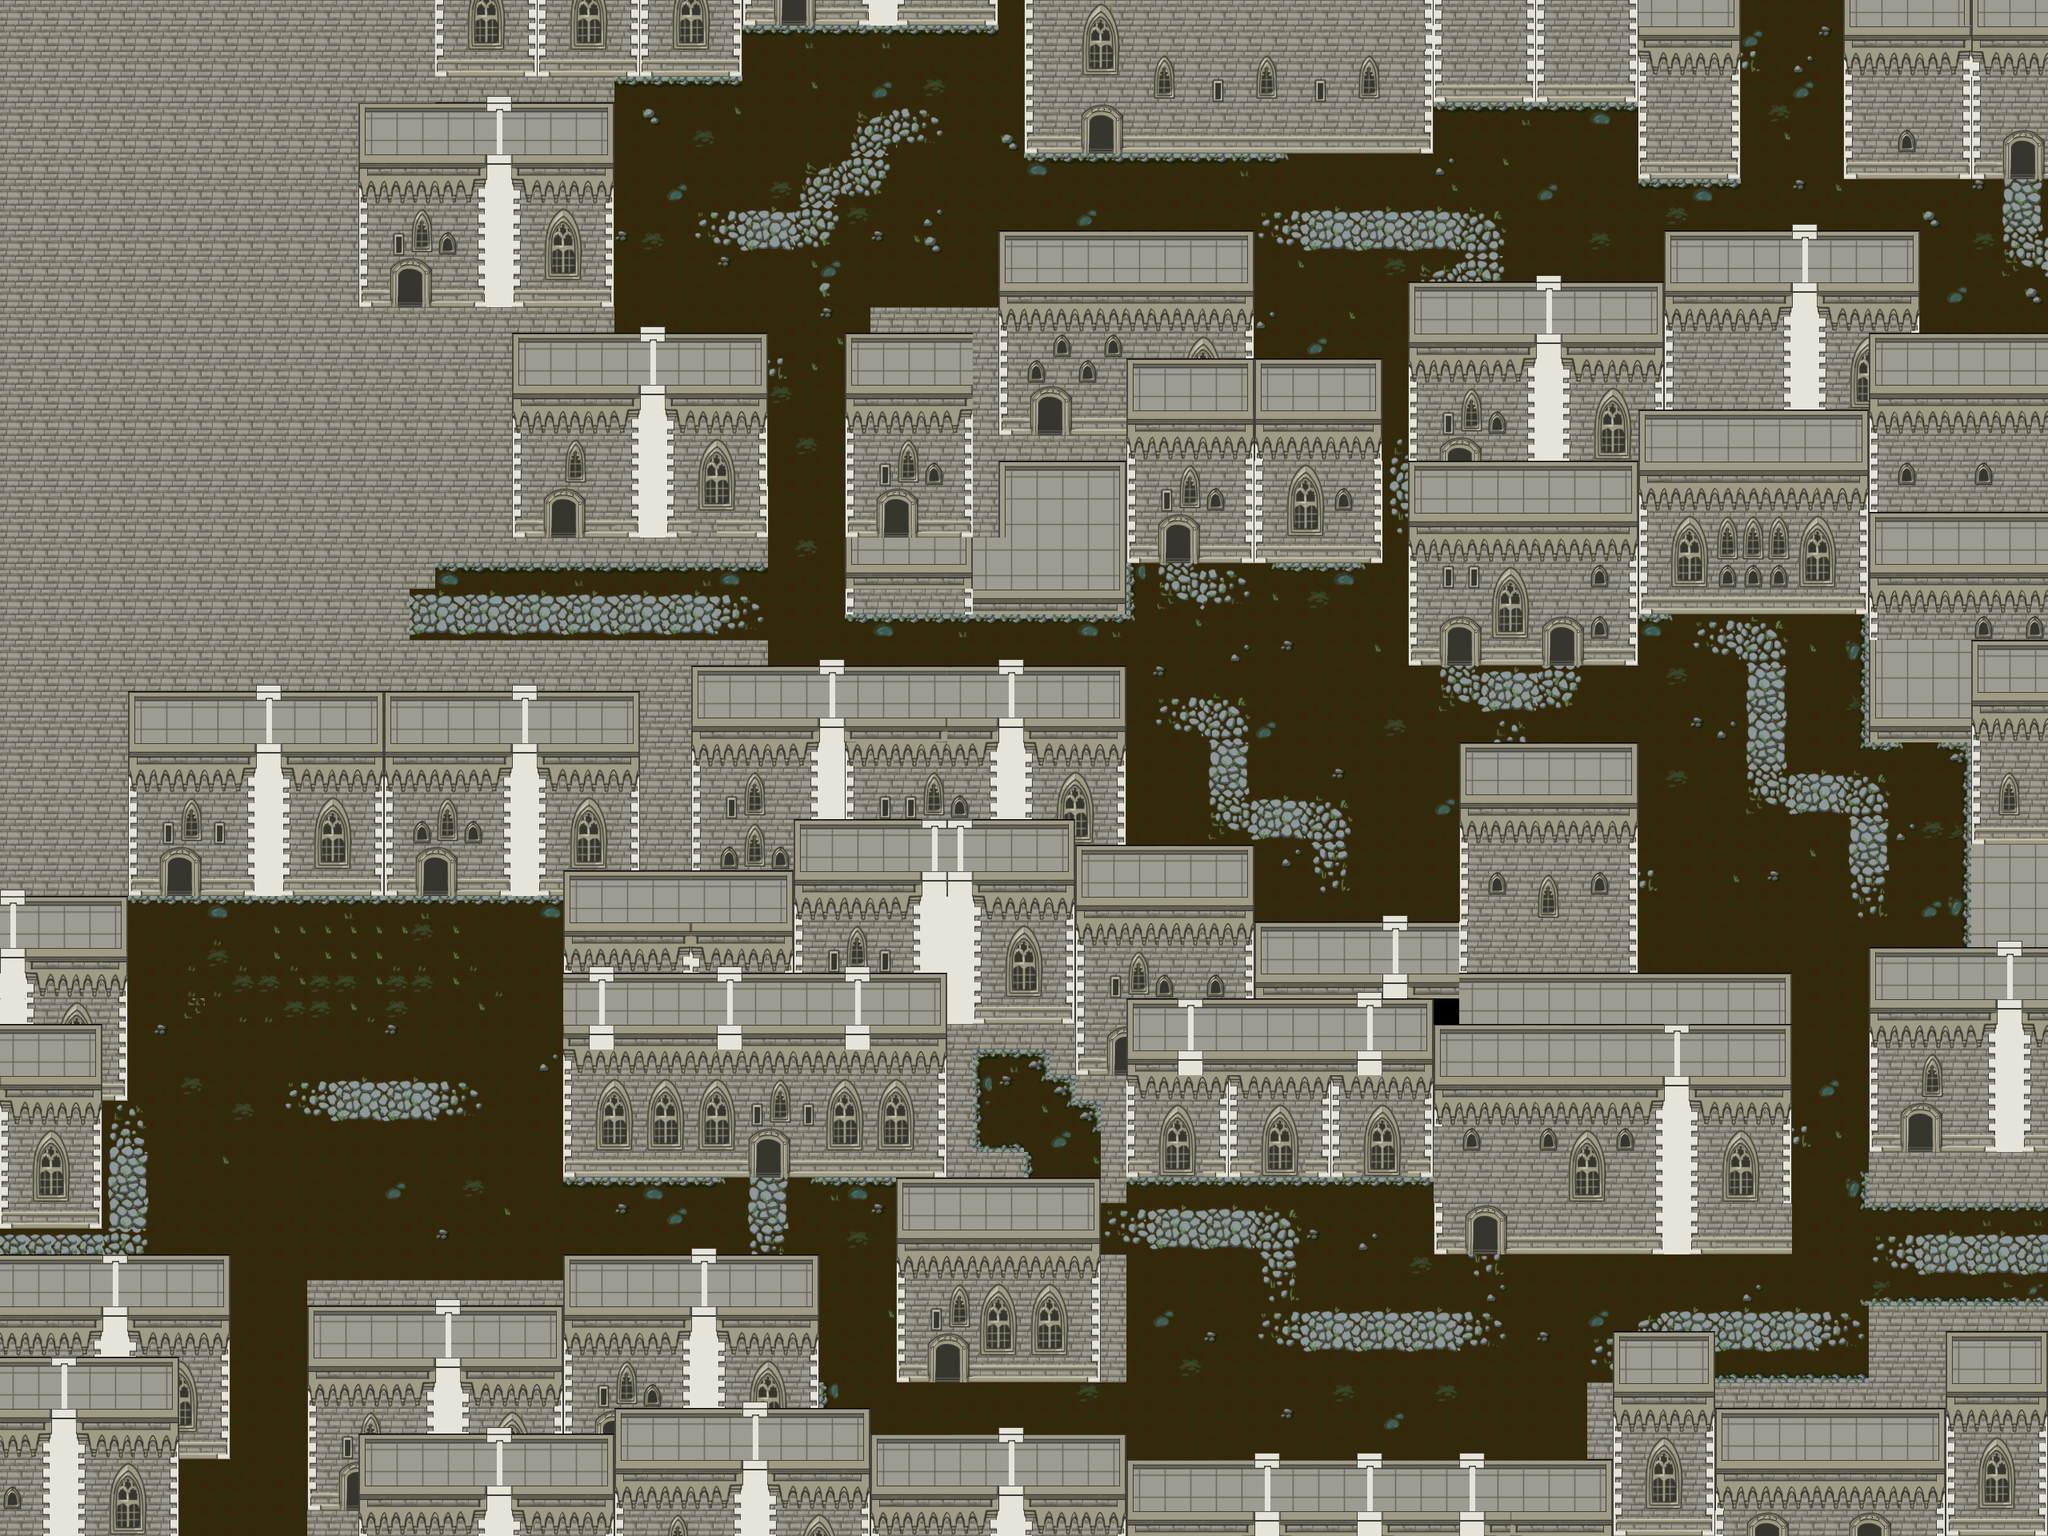

Tiled map render using the project's own tile images. Description and the map definition, with tile-layer contents summarised, below:
An orthogonal 80x60 tile map with 32x32 px tiles, 3 tile layers (Tile Layer 1, Tile Layer 2, Tile Layer 3) and 60 objects.

<map version="1.8" tiledversion="1.8.2" orientation="orthogonal" renderorder="right-down" width="80" height="60" tilewidth="32" tileheight="32" infinite="0" nextlayerid="19" nextobjectid="234">
 <tileset firstgid="1" source="Environment.tsx" />
 <layer id="13" name="Tile Layer 1" width="80" height="60">
  <data>[4800 cells, 1415 non-empty, 93 distinct tile ids]</data>
 </layer>
 <layer id="14" name="Tile Layer 2" width="80" height="60">
  <data>[4800 cells, 2269 non-empty, 116 distinct tile ids]</data>
 </layer>
 <layer id="15" name="Tile Layer 3" width="80" height="60">
  <data>[4800 cells, 1313 non-empty, 93 distinct tile ids]</data>
 </layer>
 <objectgroup id="4" name="rooms">
  <properties>
   <property name="room" type="bool" value="true" />
  </properties>
  <object id="140" x="256" y="1514" width="223" height="19">
   <text wrap="1" color="#aa0000">Use smoke on top of enemies</text>
  </object>
  <object id="141" x="303" y="1534.33" width="123" height="19">
   <text wrap="1" color="#aa0000">to confuse them</text>
  </object>
  <object id="144" x="126.667" y="1189.33" width="676" height="606.667" />
  <object id="147" x="1094.42" y="1446.06" width="964.667" height="469.697" />
  <object id="150" x="1368.32" y="1750.68" width="341.667" height="19">
   <text wrap="1" color="#aa0000">Use gust to push characters away from a point</text>
  </object>
  <object id="208" x="1882" y="758" width="696" height="859.667" />
  <object id="209" x="692" y="-38" width="718" height="784" />
  <object id="210" x="1416" y="-46" width="1188" height="654" />
 </objectgroup>
 <objectgroup id="5" name="hero">
  <properties>
   <property name="hero" type="bool" value="true" />
  </properties>
  <object id="138" x="324" y="1906.67">
   <polyline points="0,0 -6.66667,-161.333 0,-313.333 7.33333,-373.667 230,-347 434.667,-380 742.667,-378.333 745.167,-157.333 1105.33,-149.333 1150.67,-129.333 1164,-96 1441.33,-98.6667 1619.33,-100.666 1627.33,-304 1988,-304.667 1978.67,-521.333 1964,-728 1800,-740 1788,-1016 1524,-1018.67 1408,-1014.67 1293.33,-1061.33 1182.67,-1114.67 949.333,-1116 729.333,-1108 682.667,-1110.67 684,-1269.33 680,-1571.67 769,-1631.67 999,-1649.67 1224,-1646.67 1398,-1644.67 1600,-1638.67 1788,-1648.67 1928,-1658.67 2261.33,-1640" />
  </object>
 </objectgroup>
 <objectgroup id="12" name="gold">
  <properties>
   <property name="gold" type="bool" value="true" />
  </properties>
  <object id="224" x="1150" y="762.666" width="88" height="52.6667" />
 </objectgroup>
 <objectgroup id="10" name="obstacle">
  <properties>
   <property name="obstacle" type="bool" value="true" />
  </properties>
  <object id="187" x="1912" y="834.667" width="88" height="105.333" />
 </objectgroup>
 <objectgroup id="11" name="pickup">
  <properties>
   <property name="pickup" type="bool" value="true" />
  </properties>
  <object id="139" x="297.333" y="1657.33" width="73.3333" height="46.6667">
   <properties>
    <property name="smoke" type="int" value="1" />
   </properties>
  </object>
  <object id="149" x="1050" y="1692" width="56" height="36">
   <properties>
    <property name="wind" type="int" value="1" />
   </properties>
  </object>
  <object id="185" x="2173" y="1579.33" width="94" height="54">
   <properties>
    <property name="smoke" type="int" value="1" />
    <property name="stone" type="int" value="2" />
   </properties>
  </object>
  <object id="207" x="977.67" y="644" width="56" height="36">
   <properties>
    <property name="smoke" type="int" value="1" />
    <property name="wind" type="int" value="1" />
   </properties>
  </object>
 </objectgroup>
 <objectgroup id="6" name="enemies">
  <properties>
   <property name="enemy" type="bool" value="true" />
  </properties>
  <object id="137" x="188" y="1433.33">
   <polyline points="205.667,-58.3333 381.667,-59.6666" />
  </object>
  <object id="148" x="1470.15" y="1643">
   <polyline points="43.5211,-34 219.521,-50" />
  </object>
  <object id="188" x="2381.66" y="1224.13">
   <polyline points="-219.658,-407.796 -70.7477,-245.88 -27.6577,-134.462" />
  </object>
  <object id="190" x="1768" y="1120">
   <polyline points="-62.3333,-48.6667 -163.667,-157 -312,-238.667" />
  </object>
  <object id="221" x="947.333" y="251.333">
   <polyline points="-5.5,26.5 101.167,-60.1667 231.667,-103.333" />
  </object>
 </objectgroup>
 <objectgroup id="8" name="collide">
  <properties>
   <property name="collidable" type="bool" value="true" />
  </properties>
  <object id="153" x="2.66667" y="865.333" width="701.333" height="192" />
  <object id="154" x="704" y="992" width="416" height="416" />
  <object id="155" x="0" y="1058.67" width="160" height="541.333" />
  <object id="156" x="0" y="1600" width="285" height="120" />
  <object id="157" x="386" y="1710" width="637" height="65" />
  <object id="158" x="1024" y="1824" width="384" height="96" />
  <object id="159" x="1408" y="1880" width="1152" height="40" />
  <object id="160" x="1120" y="1216" width="288" height="448" />
  <object id="163" x="1408" y="1248" width="832" height="137" />
  <object id="165" x="2336" y="1248" width="224" height="190.667" />
  <object id="167" x="2464" y="640" width="96" height="349.333" />
  <object id="170" x="2336" y="542.667" width="128" height="321.334" />
  <object id="171" x="2048" y="452" width="288" height="252" />
  <object id="172" x="1760" y="417.333" width="288" height="350.667" />
  <object id="173" x="1408" y="485.333" width="352" height="154.667" />
  <object id="174" x="1056" y="536" width="352" height="168" />
  <object id="175" x="832" y="640" width="128" height="352" />
  <object id="177" x="960" y="864" width="448" height="352" />
  <object id="179" x="1408" y="1088" width="128" height="160" />
  <object id="180" x="1536" y="1184" width="288" height="64" />
  <object id="182" x="1824" y="960" width="224" height="288" />
  <object id="205" x="2304" y="0" width="261.333" height="148" />
  <object id="211" x="640" y="448" width="320" height="192" />
  <object id="212" x="608" y="-32" width="160" height="480" />
  <object id="214" x="768" y="-96" width="160" height="128" />
  <object id="215" x="928" y="-96" width="224" height="64" />
  <object id="216" x="1152" y="-96" width="128" height="96" />
  <object id="217" x="1280" y="-32" width="512" height="160" />
  <object id="218" x="1792" y="-32" width="256" height="96" />
  <object id="219" x="2048" y="0" width="126.667" height="160" />
  <object id="222" x="1792" y="1376" width="448" height="128" />
  <object id="223" x="1248" y="448" width="320" height="96" />
 </objectgroup>
 <objectgroup id="9" name="checkpoint">
  <properties>
   <property name="checkpoint" type="bool" value="true" />
  </properties>
  <object id="142" x="1172.67" y="1621.67" width="131" height="179.666" />
  <object id="184" x="2300.83" y="1424.66" width="216.167" height="90" />
  <object id="206" x="810.167" y="676.333" width="208" height="120" />
 </objectgroup>
 <objectgroup id="17" name="trees">
  <properties>
   <property name="tree" type="bool" value="true" />
  </properties>
  <object id="228" x="320" y="1300">
   <point />
  </object>
  <object id="229" x="353.333" y="1234.67">
   <point />
  </object>
  <object id="230" x="536" y="1309.33">
   <point />
  </object>
  <object id="232" x="552" y="973">
   <point />
  </object>
  <object id="233" x="1145" y="37">
   <point />
  </object>
 </objectgroup>
</map>
